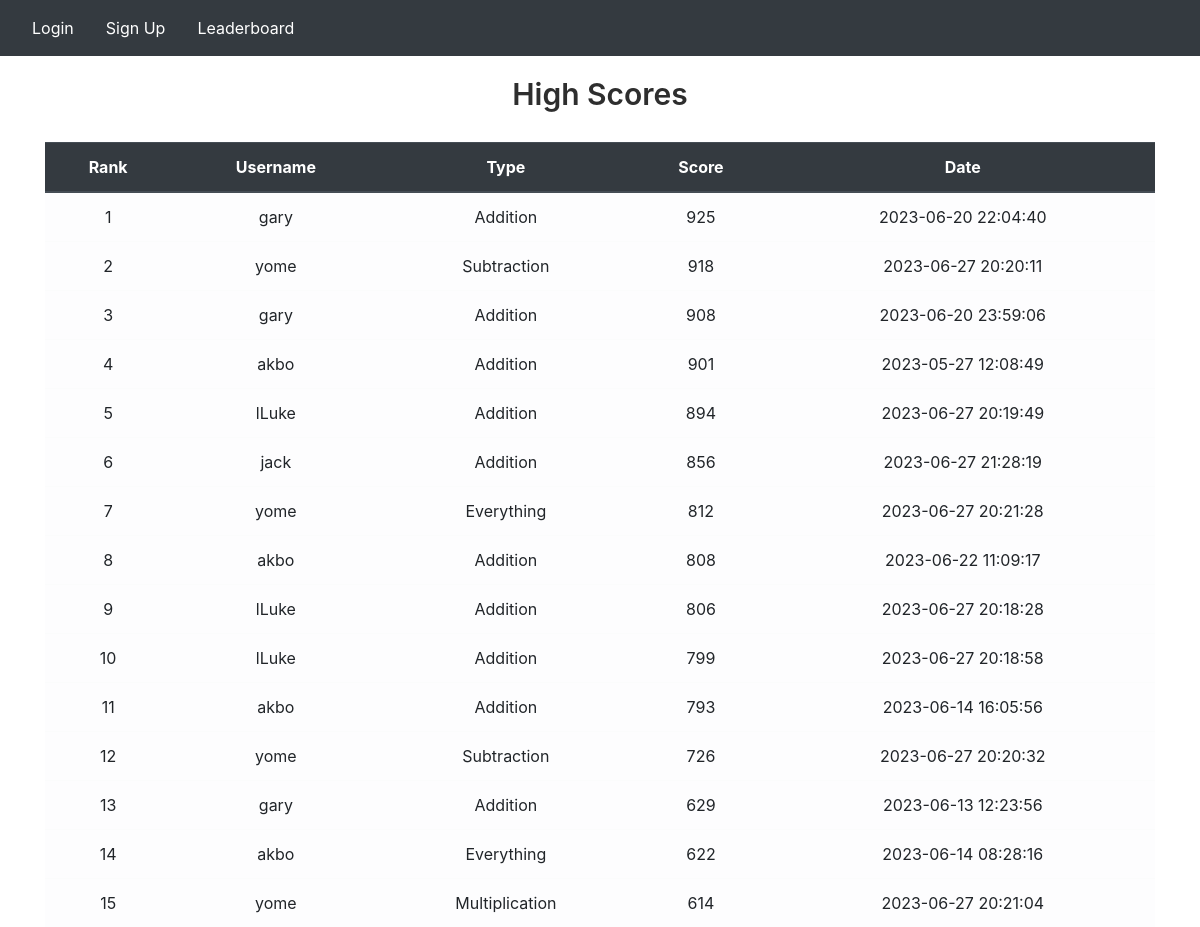
The app's page /leaderboard with its own data.
### Application/models.py (models this page shows)
class Score(db.Model):
    id = db.Column(db.Integer, primary_key=True)
    username = db.Column(db.String(50), nullable=True)
    name = db.Column(db.String(50), nullable=False)
    score = db.Column(db.Integer, nullable=False)
    type = db.Column(db.String(50), nullable=False)
    date = db.Column(db.DateTime, nullable=False, default=datetime.utcnow)

### Application/auth.py (the view)
@auth.route('/leaderboard')
def leaderboard():
    scores = Score.query.order_by(Score.score.desc()).limit(15).all()
    for score in scores:
        score.score = int(score.score)
    return render_template('leaderboard.html', user=current_user, scores=scores)

### Application/templates/leaderboard.html (shortened to what this page needs)
{% extends "base.html" %}
{% block content %}
<head>
</head>
<body>
    <div class="highScore">
        <h6>High Scores</h6>
    </div>
    <div class="leaderboard">
        <table class="table">
            <thead class ="thead-dark">
                <tr align="center">
                    <th>Rank</th>
                    <th>Username</th>
                    <th>Type</th>
                    <th>Score</th>
                    <th>Date</th>
                </tr>
                </thead>
                {% for score in scores %}
                    <tr class="table-light" align="center">
                    <td>{{ loop.index }}</td>
                    <td>{{ score.username }}</td>
                    <td>{{ score.type }}</td>
                    <td>{{ score.score }}</td>
                    <td>{{ score.date.strftime('%Y-%m-%d %H:%M:%S') }}</td>
                    </tr>
                {% endfor %}
        </table>
    </div>
</body>
{% endblock %}

### Application/templates/base.html (shortened to what this page needs)
<!DOCTYPE html>
<html>
    <head>
        <link
          rel="stylesheet"
          href="https://stackpath.bootstrapcdn.com/bootstrap/4.4.1/css/bootstrap.min.css"
        />
        <link
          rel="stylesheet"
          href="https://stackpath.bootstrapcdn.com/font-awesome/4.7.0/css/font-awesome.min.css"
        />
        <link
        rel="stylesheet"
        href="static/styles.css">
    </head>
    <body>
        <nav class="navbar navbar-dark bg-dark navbar-light" >
          {% if user.is_authenticated %}
          <a class="nav-item nav-link text-white" id="logout" href="/logout">Logout</a>
          <a class="nav-item nav-link text-white" id="prompt" href="/prompt">Play</a>
          <a class="nav-item nav-link text-white" id="profile" href="{{ url_for('auth.profile', username=current_user.username) }}">Profile</a>
          <a class="nav-item nav-link text-white" id="search" href="/search">Search</a>
          <a class="nav-item nav-link text-white" id="following" href="/following">Following</a>
          <a class="nav-item nav-link text-white" id="followers" href="/followers">Followers</a>
          {% else %}
          <a class="nav-item nav-link text-white" id="login" href="/login">Login</a>
          <a class="nav-item nav-link text-white" id="signup" href="/signup">Sign Up</a>
          {% endif %}
          <a class="nav-item nav-link text-white mr-auto" id="leaderboard" href="/leaderboard">Leaderboard</a>
        </nav>
        <div class="container">
          {% block content %}
          {% endblock %}
        </div>
    </body>
</html>

### Application/static/styles.css (style rules this page uses)
h6 { text-align: center; top: 50px; font-size: 30px; }
.table { margin-top: 30px; }
.highScore { margin-top: 20px; }
h6 { font-weight: 600; color: #2e2e2e; }
body { height: 100vh; background: linear-gradient( #e8f0f7 50%;, #4d5bf9 50%; ); }

### records on screen
Score: username "gary", type "Addition", score "925", date "2023-06-20 22:04:40"
Score: username "yome", type "Subtraction", score "918", date "2023-06-27 20:20:11"
Score: username "gary", type "Addition", score "908", date "2023-06-20 23:59:06"
Score: username "akbo", type "Addition", score "901", date "2023-05-27 12:08:49"
Score: username "lLuke", type "Addition", score "894", date "2023-06-27 20:19:49"
Score: username "jack", type "Addition", score "856", date "2023-06-27 21:28:19"
Score: username "yome", type "Everything", score "812", date "2023-06-27 20:21:28"
Score: username "akbo", type "Addition", score "808", date "2023-06-22 11:09:17"
Score: username "lLuke", type "Addition", score "806", date "2023-06-27 20:18:28"
Score: username "lLuke", type "Addition", score "799", date "2023-06-27 20:18:58"
Score: username "akbo", type "Addition", score "793", date "2023-06-14 16:05:56"
Score: username "yome", type "Subtraction", score "726", date "2023-06-27 20:20:32"
Score: username "gary", type "Addition", score "629", date "2023-06-13 12:23:56"
Score: username "akbo", type "Everything", score "622", date "2023-06-14 08:28:16"
Score: username "yome", type "Multiplication", score "614", date "2023-06-27 20:21:04"
